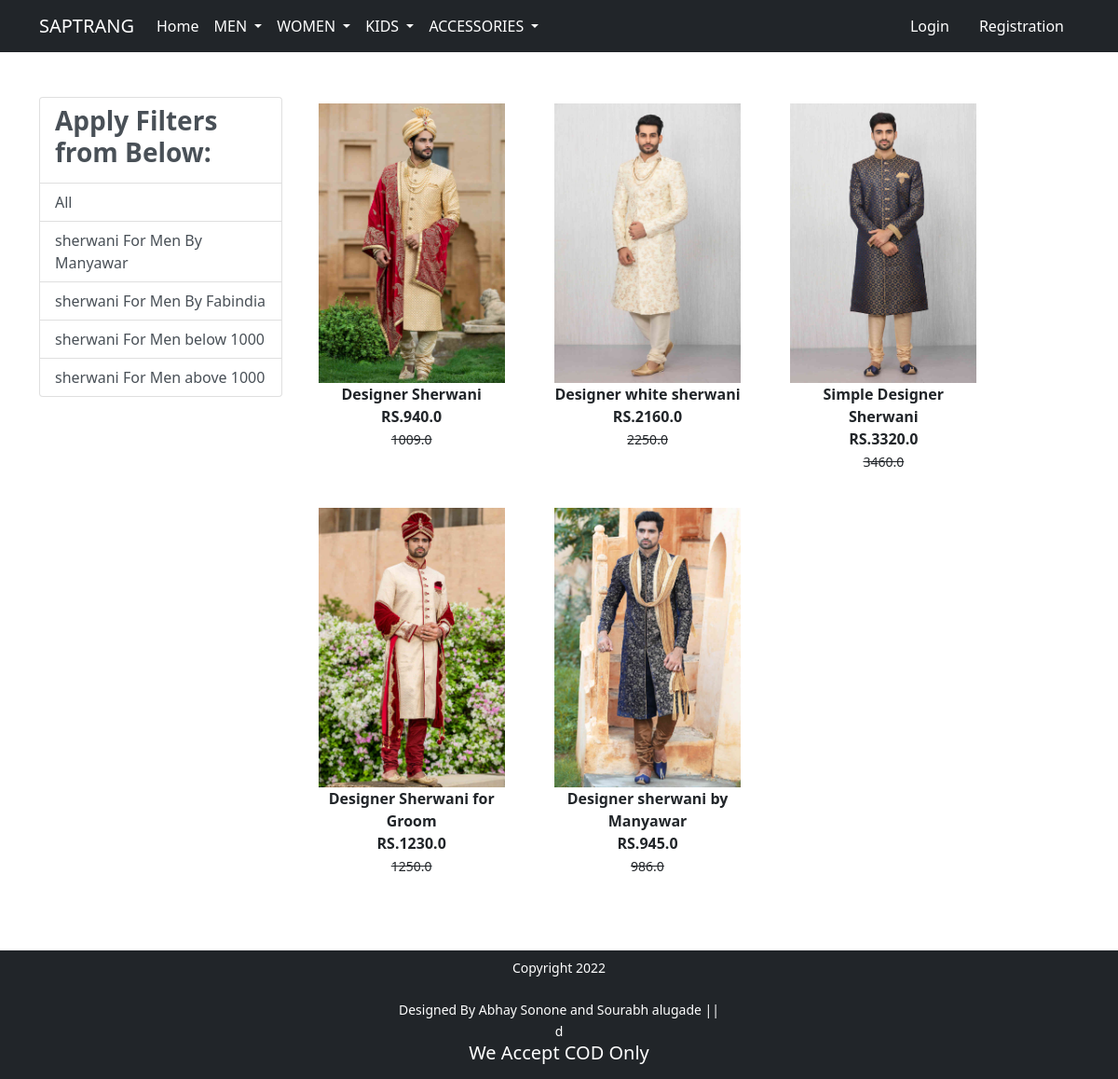
The app's page /sherwani/ with its own data.
### app/models.py (models this page shows, shortened)
class Product(models.Model):
    title =models.CharField(max_length=100)
    selling_price =models.FloatField()
    discounted_price = models.FloatField()
    description = models.TextField()
    brand = models.CharField(max_length=100)
    category= models.CharField(choices=CATEGORY_CHOICES,max_length=5)
    product_image = models.ImageField(upload_to ="productimg")

### app/views.py (the view)
# urls.py: path('sherwani/', views.sherwani, name='sherwani'),
def sherwani(request, data=None):
    totalitem=0
    if data == None:
        sherwani = Product.objects.filter(category='msh')
    elif data=='Manyawar' or data=='Fabindia':
        sherwani = Product.objects.filter(category='msh').filter(brand=data)
    elif data=='below':
        sherwani=Product.objects.filter(category='msh').filter(discounted_price__lt=1000)
    elif data=='above':
        sherwani=Product.objects.filter(category='msh').filter(discounted_price__gt=1000)
    if request.user.is_authenticated:
         totalitem= len(Cart.objects.filter(user=request.user))
    return render(request, 'app/sherwani.html',{'sherwani':sherwani,'totalitem':totalitem})

### app/templates/app/sherwani.html (shortened to what this page needs)
{% extends 'app/base.html' %}
{% load static %}
{% block main-content %}
<div class="container my-5">
 <div class="row">
  <div class="col-sm-3">
    <div class="list-group">
        <a href="#" class="list-group-item
         list-group-item-action" aria-current="true" ><h3 class="fw-bold">Apply Filters from Below:</h3></a>
        <a href="{% url 'sherwani' %}" class="list-group-item
         list-group-item-action" aria-current="true">All</a>
         <a href="{% url 'sherwanidata' 'Manyawar' %}" class="list-group-item
         list-group-item-action" aria-current="true">sherwani For Men By Manyawar</a>
         <a href="{% url 'sherwanidata' 'Fabindia' %}" class="list-group-item
         list-group-item-action" aria-current="true">sherwani For Men By Fabindia</a>
         <a href="{% url 'sherwanidata' 'below' %}" class="list-group-item
         list-group-item-action" aria-current="true">sherwani For Men below 1000</a>
         <a href="{% url 'sherwanidata' 'above' %}" class="list-group-item
         list-group-item-action" aria-current="true">sherwani For Men above 1000</a>
    </div>
  </div>
  <div class="col-sm-8">
      <div class="row">
          {% for product in sherwani %}
           <div class="col-sm-4 text-center mb-4">
               <a href="{% url 'product-detail' product.id %}" class="btn">
                   <div class="item">
                       <img src="{{product.product_image.url}}" alt="" height="300" class="">
                       <div class="fw-bold">{{product.description}}</div>
                       <div class="fw-bold">RS.{{product.discounted_price}}</div>
                       <small class="fw-light text-decoration-line-through">{{product.selling_price}}</small>
                   </div>
                </a>
            </div>
            {% endfor %}
        </div>
  </div>
 </div>
</div>
{% endblock main-content %}

### records on screen
Product: product_image (picture), description "Designer Sherwani", discounted_price "940.0", selling_price "1009.0"
Product: product_image (picture), description "Designer white sherwani", discounted_price "2160.0", selling_price "2250.0"
Product: product_image (picture), description "Simple Designer Sherwani", discounted_price "3320.0", selling_price "3460.0"
Product: product_image (picture), description "Designer Sherwani for Groom", discounted_price "1230.0", selling_price "1250.0"
Product: product_image (picture), description "Designer sherwani by Manyawar", discounted_price "945.0", selling_price "986.0"
